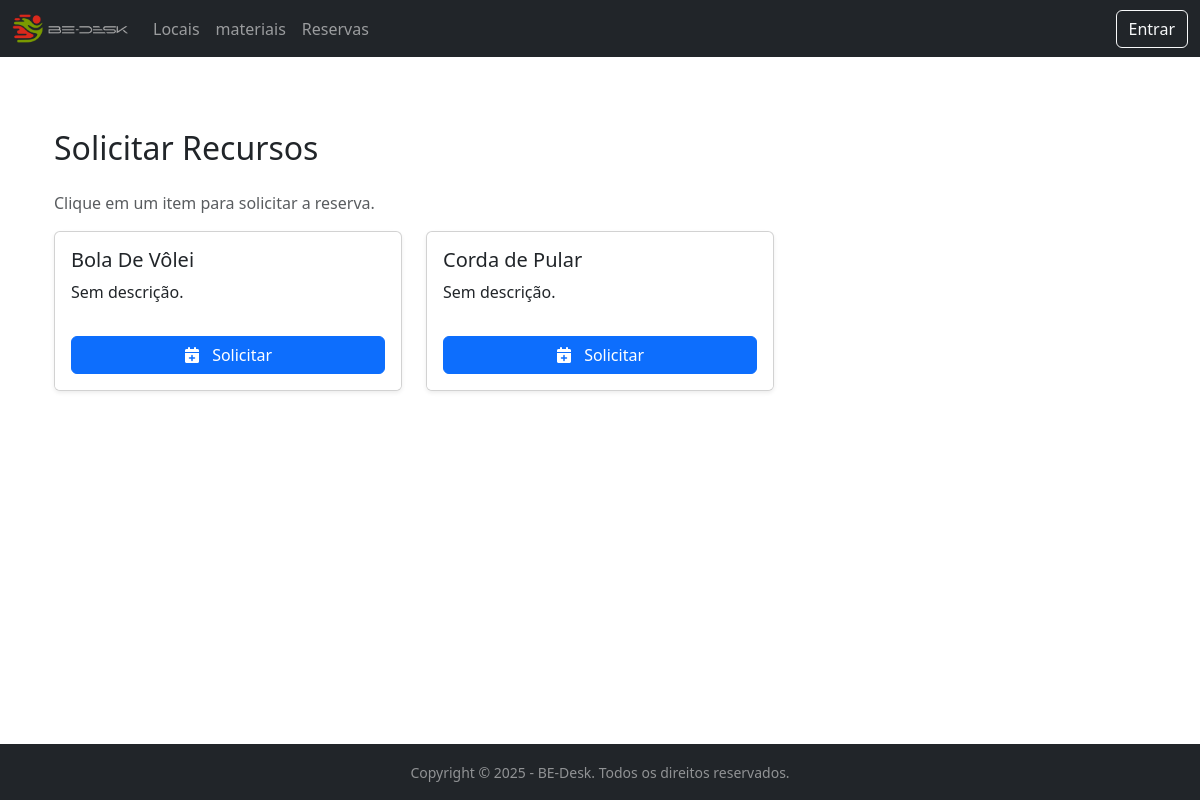
Page /recursos/ on the committed database.
### bedesk/models.py (models this page shows, shortened)
class Recurso(models.Model):
    nome = models.CharField(max_length=100)
    descricao = models.TextField(blank=True, null=True, help_text="Descrição, regras de uso, etc.")
    class Meta:
        verbose_name = "Recurso"
        verbose_name_plural = "Recursos"

### bedesk/views.py (the view)
# urls.py: path('recursos/', views.lista_recursos, name='lista_recursos'),
def lista_recursos(request):
    recursos = Recurso.objects.all()
    context = {
        'recursos': recursos
    }
    return render(request, 'bedesk/lista_recursos.html', context)

### bedesk/context_processors.py (called while the page is built)
def notificacoes_pendentes(request):
    total_pendentes = 0
    if request.user.is_authenticated and request.user.is_staff:
        salas_pendentes_count = Agendamento.objects.filter(status='PENDENTE').count()
        recursos_pendentes_count = ReservaRecurso.objects.filter(status='PENDENTE').count()
        total_pendentes = salas_pendentes_count + recursos_pendentes_count
    return {
        'pendentes_count': total_pendentes
    }

### bedesk/templates/bedesk/lista_recursos.html (shortened to what this page needs)
{% extends 'bedesk/base.html' %}
{% block content %}
<div class="container mt-4">
    <h2 class="mb-4">Solicitar Recursos</h2>
    <p class="text-muted">Clique em um item para solicitar a reserva.</p>
    <div class="row row-cols-1 row-cols-md-3 g-4">
        {% for recurso in recursos %}
        <div class="col">
            <div class="card h-100 shadow-sm">
                <div class="card-body">
                    <h5 class="card-title">{{ recurso.nome }}</h5>
                    <p class="card-text">{{ recurso.descricao|default:"Sem descrição." }}</p>
                </div>
                <div class="card-footer bg-white border-0 p-3">
                    <a href="{% url 'reservar_recurso' recurso.id %}" class="btn btn-primary w-100">
                        <i class="fas fa-calendar-plus me-2"></i> Solicitar
                    </a>
                </div>
            </div>
        </div>
        {% empty %}
            <div class="col-12">
                <div class="alert alert-info" role="alert">
                    Nenhum recurso cadastrado pelo administrador no momento.
                </div>
            </div>
        {% endfor %}
    </div>
</div>
{% endblock %}

### rows in the picture
Recurso: nome "Bola De Vôlei", descricao "Sem descrição."
Recurso: nome "Corda de Pular", descricao "Sem descrição."
